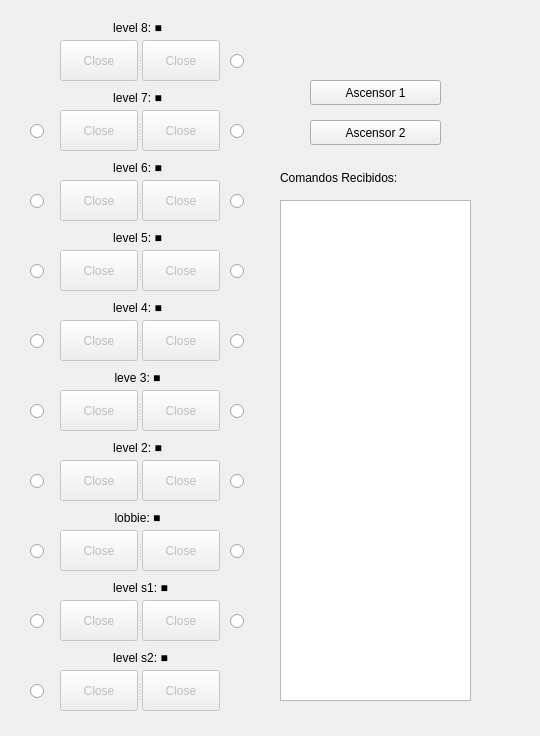
<?xml version="1.0" encoding="UTF-8"?>
<ui version="4.0">
 <class>on_building</class>
 <widget class="QWidget" name="on_building">
  <property name="geometry">
   <rect>
    <x>0</x>
    <y>0</y>
    <width>540</width>
    <height>736</height>
   </rect>
  </property>
  <property name="windowTitle">
   <string>Form</string>
  </property>
  <widget class="QLabel" name="label_2">
   <property name="geometry">
    <rect>
     <x>110</x>
     <y>90</y>
     <width>55</width>
     <height>16</height>
    </rect>
   </property>
   <property name="text">
    <string>level 7: ■</string>
   </property>
   <property name="alignment">
    <set>Qt::AlignCenter</set>
   </property>
  </widget>
  <widget class="QSplitter" name="splitter_5">
   <property name="enabled">
    <bool>false</bool>
   </property>
   <property name="geometry">
    <rect>
     <x>60</x>
     <y>390</y>
     <width>160</width>
     <height>41</height>
    </rect>
   </property>
   <property name="orientation">
    <enum>Qt::Horizontal</enum>
   </property>
   <widget class="QPushButton" name="door1_level3">
    <property name="enabled">
     <bool>false</bool>
    </property>
    <property name="text">
     <string>Close</string>
    </property>
   </widget>
   <widget class="QPushButton" name="door2_level3">
    <property name="enabled">
     <bool>false</bool>
    </property>
    <property name="text">
     <string>Close</string>
    </property>
   </widget>
  </widget>
  <widget class="QPushButton" name="ascensor_2_button">
   <property name="geometry">
    <rect>
     <x>310</x>
     <y>120</y>
     <width>131</width>
     <height>25</height>
    </rect>
   </property>
   <property name="text">
    <string>Ascensor 2</string>
   </property>
  </widget>
  <widget class="QRadioButton" name="down2">
   <property name="geometry">
    <rect>
     <x>230</x>
     <y>470</y>
     <width>21</width>
     <height>22</height>
    </rect>
   </property>
   <property name="text">
    <string/>
   </property>
   <property name="autoExclusive">
    <bool>false</bool>
   </property>
  </widget>
  <widget class="QLabel" name="label_4">
   <property name="geometry">
    <rect>
     <x>110</x>
     <y>230</y>
     <width>55</width>
     <height>16</height>
    </rect>
   </property>
   <property name="text">
    <string>level 5: ■</string>
   </property>
   <property name="alignment">
    <set>Qt::AlignCenter</set>
   </property>
  </widget>
  <widget class="QRadioButton" name="up3">
   <property name="geometry">
    <rect>
     <x>30</x>
     <y>400</y>
     <width>21</width>
     <height>22</height>
    </rect>
   </property>
   <property name="text">
    <string/>
   </property>
   <property name="autoExclusive">
    <bool>false</bool>
   </property>
  </widget>
  <widget class="QLabel" name="label_10">
   <property name="geometry">
    <rect>
     <x>110</x>
     <y>580</y>
     <width>61</width>
     <height>16</height>
    </rect>
   </property>
   <property name="text">
    <string>level s1: ■</string>
   </property>
   <property name="alignment">
    <set>Qt::AlignCenter</set>
   </property>
  </widget>
  <widget class="QRadioButton" name="downs1">
   <property name="geometry">
    <rect>
     <x>230</x>
     <y>610</y>
     <width>21</width>
     <height>22</height>
    </rect>
   </property>
   <property name="text">
    <string/>
   </property>
   <property name="autoExclusive">
    <bool>false</bool>
   </property>
  </widget>
  <widget class="QRadioButton" name="up5">
   <property name="geometry">
    <rect>
     <x>30</x>
     <y>260</y>
     <width>21</width>
     <height>22</height>
    </rect>
   </property>
   <property name="text">
    <string/>
   </property>
   <property name="autoExclusive">
    <bool>false</bool>
   </property>
  </widget>
  <widget class="QLabel" name="label_8">
   <property name="geometry">
    <rect>
     <x>110</x>
     <y>370</y>
     <width>55</width>
     <height>16</height>
    </rect>
   </property>
   <property name="text">
    <string>leve 3: ■</string>
   </property>
   <property name="alignment">
    <set>Qt::AlignCenter</set>
   </property>
  </widget>
  <widget class="QSplitter" name="splitter_4">
   <property name="enabled">
    <bool>false</bool>
   </property>
   <property name="geometry">
    <rect>
     <x>60</x>
     <y>180</y>
     <width>160</width>
     <height>41</height>
    </rect>
   </property>
   <property name="orientation">
    <enum>Qt::Horizontal</enum>
   </property>
   <widget class="QPushButton" name="door1_level6">
    <property name="enabled">
     <bool>false</bool>
    </property>
    <property name="text">
     <string>Close</string>
    </property>
   </widget>
   <widget class="QPushButton" name="door2_level6">
    <property name="enabled">
     <bool>false</bool>
    </property>
    <property name="text">
     <string>Close</string>
    </property>
   </widget>
  </widget>
  <widget class="QRadioButton" name="down6">
   <property name="geometry">
    <rect>
     <x>230</x>
     <y>190</y>
     <width>21</width>
     <height>22</height>
    </rect>
   </property>
   <property name="text">
    <string/>
   </property>
   <property name="autoExclusive">
    <bool>false</bool>
   </property>
  </widget>
  <widget class="QRadioButton" name="ups2">
   <property name="geometry">
    <rect>
     <x>30</x>
     <y>680</y>
     <width>21</width>
     <height>22</height>
    </rect>
   </property>
   <property name="text">
    <string/>
   </property>
   <property name="autoExclusive">
    <bool>false</bool>
   </property>
  </widget>
  <widget class="QRadioButton" name="down7">
   <property name="geometry">
    <rect>
     <x>230</x>
     <y>120</y>
     <width>21</width>
     <height>22</height>
    </rect>
   </property>
   <property name="text">
    <string/>
   </property>
   <property name="autoExclusive">
    <bool>false</bool>
   </property>
  </widget>
  <widget class="QRadioButton" name="down4">
   <property name="geometry">
    <rect>
     <x>230</x>
     <y>330</y>
     <width>21</width>
     <height>22</height>
    </rect>
   </property>
   <property name="text">
    <string/>
   </property>
   <property name="autoExclusive">
    <bool>false</bool>
   </property>
  </widget>
  <widget class="QSplitter" name="splitter_7">
   <property name="enabled">
    <bool>false</bool>
   </property>
   <property name="geometry">
    <rect>
     <x>60</x>
     <y>460</y>
     <width>160</width>
     <height>41</height>
    </rect>
   </property>
   <property name="orientation">
    <enum>Qt::Horizontal</enum>
   </property>
   <widget class="QPushButton" name="door1_level2">
    <property name="enabled">
     <bool>false</bool>
    </property>
    <property name="text">
     <string>Close</string>
    </property>
   </widget>
   <widget class="QPushButton" name="door2_level2">
    <property name="enabled">
     <bool>false</bool>
    </property>
    <property name="text">
     <string>Close</string>
    </property>
   </widget>
  </widget>
  <widget class="QLabel" name="label_9">
   <property name="geometry">
    <rect>
     <x>110</x>
     <y>650</y>
     <width>61</width>
     <height>16</height>
    </rect>
   </property>
   <property name="text">
    <string>level s2: ■</string>
   </property>
   <property name="alignment">
    <set>Qt::AlignCenter</set>
   </property>
  </widget>
  <widget class="QRadioButton" name="down1">
   <property name="geometry">
    <rect>
     <x>230</x>
     <y>540</y>
     <width>21</width>
     <height>22</height>
    </rect>
   </property>
   <property name="text">
    <string/>
   </property>
   <property name="autoExclusive">
    <bool>false</bool>
   </property>
  </widget>
  <widget class="QPushButton" name="ascensor_1_button">
   <property name="geometry">
    <rect>
     <x>310</x>
     <y>80</y>
     <width>131</width>
     <height>25</height>
    </rect>
   </property>
   <property name="text">
    <string>Ascensor 1</string>
   </property>
  </widget>
  <widget class="QLabel" name="label_3">
   <property name="geometry">
    <rect>
     <x>110</x>
     <y>160</y>
     <width>55</width>
     <height>16</height>
    </rect>
   </property>
   <property name="text">
    <string>level 6: ■</string>
   </property>
   <property name="alignment">
    <set>Qt::AlignCenter</set>
   </property>
  </widget>
  <widget class="QRadioButton" name="up2">
   <property name="geometry">
    <rect>
     <x>30</x>
     <y>470</y>
     <width>21</width>
     <height>22</height>
    </rect>
   </property>
   <property name="text">
    <string/>
   </property>
   <property name="autoExclusive">
    <bool>false</bool>
   </property>
  </widget>
  <widget class="QLabel" name="label_6">
   <property name="geometry">
    <rect>
     <x>110</x>
     <y>440</y>
     <width>55</width>
     <height>16</height>
    </rect>
   </property>
   <property name="text">
    <string>level 2: ■</string>
   </property>
   <property name="alignment">
    <set>Qt::AlignCenter</set>
   </property>
  </widget>
  <widget class="QLabel" name="label_11">
   <property name="geometry">
    <rect>
     <x>280</x>
     <y>170</y>
     <width>131</width>
     <height>16</height>
    </rect>
   </property>
   <property name="text">
    <string>Comandos Recibidos:</string>
   </property>
  </widget>
  <widget class="QRadioButton" name="up4">
   <property name="geometry">
    <rect>
     <x>30</x>
     <y>330</y>
     <width>21</width>
     <height>22</height>
    </rect>
   </property>
   <property name="text">
    <string/>
   </property>
   <property name="autoExclusive">
    <bool>false</bool>
   </property>
  </widget>
  <widget class="QRadioButton" name="down3">
   <property name="geometry">
    <rect>
     <x>230</x>
     <y>400</y>
     <width>21</width>
     <height>22</height>
    </rect>
   </property>
   <property name="text">
    <string/>
   </property>
   <property name="autoExclusive">
    <bool>false</bool>
   </property>
  </widget>
  <widget class="QSplitter" name="splitter_9">
   <property name="enabled">
    <bool>false</bool>
   </property>
   <property name="geometry">
    <rect>
     <x>60</x>
     <y>670</y>
     <width>160</width>
     <height>41</height>
    </rect>
   </property>
   <property name="orientation">
    <enum>Qt::Horizontal</enum>
   </property>
   <widget class="QPushButton" name="door1_level_s2">
    <property name="enabled">
     <bool>false</bool>
    </property>
    <property name="text">
     <string>Close</string>
    </property>
   </widget>
   <widget class="QPushButton" name="door2_level_s2">
    <property name="enabled">
     <bool>false</bool>
    </property>
    <property name="text">
     <string>Close</string>
    </property>
   </widget>
  </widget>
  <widget class="QRadioButton" name="up1">
   <property name="geometry">
    <rect>
     <x>30</x>
     <y>540</y>
     <width>21</width>
     <height>22</height>
    </rect>
   </property>
   <property name="text">
    <string/>
   </property>
   <property name="autoExclusive">
    <bool>false</bool>
   </property>
  </widget>
  <widget class="QRadioButton" name="ups1">
   <property name="geometry">
    <rect>
     <x>30</x>
     <y>610</y>
     <width>21</width>
     <height>22</height>
    </rect>
   </property>
   <property name="text">
    <string/>
   </property>
   <property name="autoExclusive">
    <bool>false</bool>
   </property>
  </widget>
  <widget class="QRadioButton" name="up7">
   <property name="geometry">
    <rect>
     <x>30</x>
     <y>120</y>
     <width>21</width>
     <height>22</height>
    </rect>
   </property>
   <property name="text">
    <string/>
   </property>
   <property name="autoExclusive">
    <bool>false</bool>
   </property>
  </widget>
  <widget class="QSplitter" name="splitter_10">
   <property name="enabled">
    <bool>false</bool>
   </property>
   <property name="geometry">
    <rect>
     <x>60</x>
     <y>600</y>
     <width>160</width>
     <height>41</height>
    </rect>
   </property>
   <property name="orientation">
    <enum>Qt::Horizontal</enum>
   </property>
   <widget class="QPushButton" name="door1_level_s1">
    <property name="enabled">
     <bool>false</bool>
    </property>
    <property name="text">
     <string>Close</string>
    </property>
   </widget>
   <widget class="QPushButton" name="door2_level_s1">
    <property name="enabled">
     <bool>false</bool>
    </property>
    <property name="text">
     <string>Close</string>
    </property>
   </widget>
  </widget>
  <widget class="QLabel" name="label_5">
   <property name="geometry">
    <rect>
     <x>110</x>
     <y>510</y>
     <width>55</width>
     <height>16</height>
    </rect>
   </property>
   <property name="text">
    <string>lobbie: ■</string>
   </property>
   <property name="alignment">
    <set>Qt::AlignCenter</set>
   </property>
  </widget>
  <widget class="QLabel" name="label">
   <property name="geometry">
    <rect>
     <x>110</x>
     <y>20</y>
     <width>55</width>
     <height>16</height>
    </rect>
   </property>
   <property name="text">
    <string>level 8: ■</string>
   </property>
   <property name="alignment">
    <set>Qt::AlignCenter</set>
   </property>
  </widget>
  <widget class="QRadioButton" name="down8">
   <property name="geometry">
    <rect>
     <x>230</x>
     <y>50</y>
     <width>21</width>
     <height>22</height>
    </rect>
   </property>
   <property name="text">
    <string/>
   </property>
   <property name="autoExclusive">
    <bool>false</bool>
   </property>
  </widget>
  <widget class="QRadioButton" name="up6">
   <property name="geometry">
    <rect>
     <x>30</x>
     <y>190</y>
     <width>21</width>
     <height>22</height>
    </rect>
   </property>
   <property name="text">
    <string/>
   </property>
   <property name="autoExclusive">
    <bool>false</bool>
   </property>
  </widget>
  <widget class="QRadioButton" name="down5">
   <property name="geometry">
    <rect>
     <x>230</x>
     <y>260</y>
     <width>21</width>
     <height>22</height>
    </rect>
   </property>
   <property name="text">
    <string/>
   </property>
   <property name="autoExclusive">
    <bool>false</bool>
   </property>
  </widget>
  <widget class="QPlainTextEdit" name="historial_text">
   <property name="geometry">
    <rect>
     <x>280</x>
     <y>200</y>
     <width>191</width>
     <height>501</height>
    </rect>
   </property>
  </widget>
  <widget class="QLabel" name="label_7">
   <property name="geometry">
    <rect>
     <x>110</x>
     <y>300</y>
     <width>55</width>
     <height>16</height>
    </rect>
   </property>
   <property name="text">
    <string>level 4: ■</string>
   </property>
   <property name="alignment">
    <set>Qt::AlignCenter</set>
   </property>
  </widget>
  <widget class="QSplitter" name="splitter_8">
   <property name="enabled">
    <bool>false</bool>
   </property>
   <property name="geometry">
    <rect>
     <x>60</x>
     <y>320</y>
     <width>160</width>
     <height>41</height>
    </rect>
   </property>
   <property name="orientation">
    <enum>Qt::Horizontal</enum>
   </property>
   <widget class="QPushButton" name="door1_level4">
    <property name="enabled">
     <bool>false</bool>
    </property>
    <property name="text">
     <string>Close</string>
    </property>
   </widget>
   <widget class="QPushButton" name="door2_level4">
    <property name="enabled">
     <bool>false</bool>
    </property>
    <property name="text">
     <string>Close</string>
    </property>
   </widget>
  </widget>
  <widget class="QSplitter" name="splitter_6">
   <property name="enabled">
    <bool>false</bool>
   </property>
   <property name="geometry">
    <rect>
     <x>60</x>
     <y>530</y>
     <width>160</width>
     <height>41</height>
    </rect>
   </property>
   <property name="orientation">
    <enum>Qt::Horizontal</enum>
   </property>
   <widget class="QPushButton" name="door1_level1">
    <property name="enabled">
     <bool>false</bool>
    </property>
    <property name="text">
     <string>Close</string>
    </property>
   </widget>
   <widget class="QPushButton" name="door2_level1">
    <property name="enabled">
     <bool>false</bool>
    </property>
    <property name="text">
     <string>Close</string>
    </property>
   </widget>
  </widget>
  <widget class="QSplitter" name="splitter">
   <property name="enabled">
    <bool>false</bool>
   </property>
   <property name="geometry">
    <rect>
     <x>60</x>
     <y>40</y>
     <width>160</width>
     <height>41</height>
    </rect>
   </property>
   <property name="orientation">
    <enum>Qt::Horizontal</enum>
   </property>
   <widget class="QPushButton" name="door1_level8">
    <property name="enabled">
     <bool>false</bool>
    </property>
    <property name="text">
     <string>Close</string>
    </property>
   </widget>
   <widget class="QPushButton" name="door2_level8">
    <property name="enabled">
     <bool>false</bool>
    </property>
    <property name="text">
     <string>Close</string>
    </property>
   </widget>
  </widget>
  <widget class="QSplitter" name="splitter_3">
   <property name="enabled">
    <bool>false</bool>
   </property>
   <property name="geometry">
    <rect>
     <x>60</x>
     <y>250</y>
     <width>160</width>
     <height>41</height>
    </rect>
   </property>
   <property name="orientation">
    <enum>Qt::Horizontal</enum>
   </property>
   <widget class="QPushButton" name="door1_level5">
    <property name="enabled">
     <bool>false</bool>
    </property>
    <property name="text">
     <string>Close</string>
    </property>
   </widget>
   <widget class="QPushButton" name="door2_level5">
    <property name="enabled">
     <bool>false</bool>
    </property>
    <property name="text">
     <string>Close</string>
    </property>
   </widget>
  </widget>
  <widget class="QSplitter" name="splitter_2">
   <property name="enabled">
    <bool>false</bool>
   </property>
   <property name="geometry">
    <rect>
     <x>60</x>
     <y>110</y>
     <width>160</width>
     <height>41</height>
    </rect>
   </property>
   <property name="orientation">
    <enum>Qt::Horizontal</enum>
   </property>
   <widget class="QPushButton" name="door1_level7">
    <property name="enabled">
     <bool>false</bool>
    </property>
    <property name="text">
     <string>Close</string>
    </property>
   </widget>
   <widget class="QPushButton" name="door2_level7">
    <property name="enabled">
     <bool>false</bool>
    </property>
    <property name="text">
     <string>Close</string>
    </property>
   </widget>
  </widget>
 </widget>
 <resources/>
 <connections/>
</ui>
